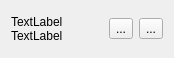
<?xml version="1.0" encoding="UTF-8"?>
<ui version="4.0">
 <class>TextInfoBox</class>
 <widget class="QWidget" name="TextInfoBox">
  <property name="geometry">
   <rect>
    <x>0</x>
    <y>0</y>
    <width>174</width>
    <height>58</height>
   </rect>
  </property>
  <property name="windowTitle">
   <string>Form</string>
  </property>
  <layout class="QHBoxLayout" name="horizontalLayout">
   <item>
    <widget class="QLabel" name="label">
     <property name="text">
      <string>TextLabel TextLabel </string>
     </property>
     <property name="wordWrap">
      <bool>true</bool>
     </property>
    </widget>
   </item>
   <item>
    <widget class="QToolButton" name="editFont_Button">
     <property name="text">
      <string>...</string>
     </property>
     <property name="icon">
      <iconset theme="preferences-desktop-font"/>
     </property>
    </widget>
   </item>
   <item>
    <widget class="QToolButton" name="delete_Button">
     <property name="text">
      <string>...</string>
     </property>
     <property name="icon">
      <iconset theme="edit-delete"/>
     </property>
    </widget>
   </item>
  </layout>
 </widget>
 <resources/>
 <connections/>
</ui>
